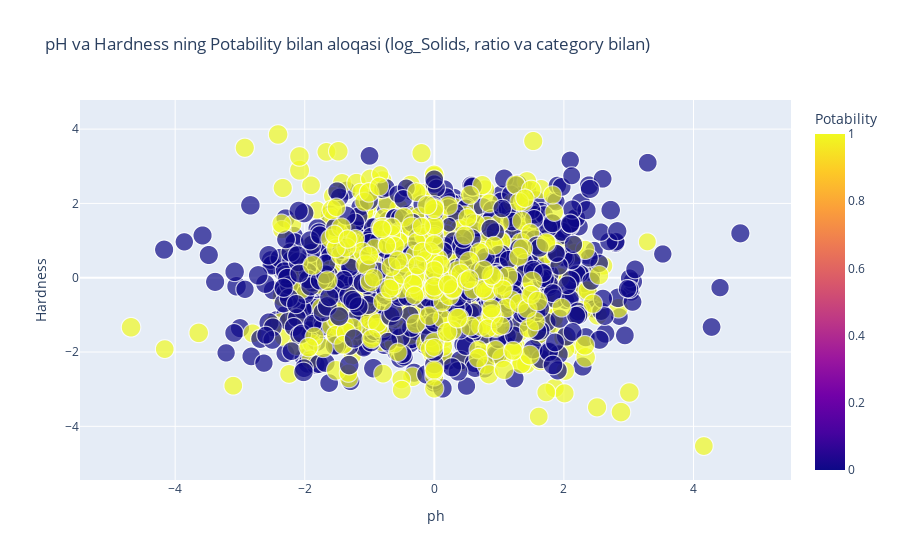

Here is the notebook cell this chart was saved with:
### Markdown cell above
# 📈 Correlation Visualization with Plotly Express

After performing **feature engineering**, we now visualize the correlation matrix using an **interactive heatmap**.  
This helps us:  
- Detect highly correlated features.  
- Understand which engineered features have stronger relationships with the target (`Potability`).  
- Interactively explore feature interactions.  

### ✅ Plotly Express

### Code cell
import plotly.express as px

fig = px.scatter(df,x='ph',y='Hardness', color='Potability', size='log_Solids', hover_data=['Chloramines','Conductivity','sulfate_chloramine_ratio','hardness_solid_ratio','ph_category_neutral','ph_category_alkaline'],
                 title='pH va Hardness ning Potability bilan aloqasi (log_Solids, ratio va category bilan)')
fig.show()

### Figure 1 — Plotly figure (JSON) as saved in the notebook; plotly's stock layout.template omitted (floating-point values rounded to 4 significant figures; data arrays with more than 128 entries replaced by an {"elided": "..."} marker saying what was removed)
{"data": [{"customdata": {"elided": "3276x6 mixed values"}, "hovertemplate": "ph=%{x}<br>Hardness=%{y}<br>log_Solids=%{marker.size}<br>Chloramines=%{customdata[0]}<br>Conductivity=%{customdata[1]}<br>sulfate_chloramine_ratio=%{customdata[2]}<br>hardness_solid_ratio=%{customdata[3]}<br>ph_category_neutral=%{customdata[4]}<br>ph_category_alkaline=%{customdata[5]}<br>Potability=%{marker.color}<extra></extra>", "legendgroup": "", "marker": {"color": {"elided": "3276 int values"}, "coloraxis": "coloraxis", "size": {"elided": "3276 float values"}, "sizemode": "area", "sizeref": 0.02756, "symbol": "circle"}, "mode": "markers", "name": "", "showlegend": false, "type": "scattergl", "x": {"elided": "3276 float values"}, "xaxis": "x", "y": {"elided": "3276 float values"}, "yaxis": "y"}], "layout": {"coloraxis": {"colorbar": {"title": {"text": "Potability"}}, "colorscale": [[0, "#0d0887"], [0.1111, "#46039f"], [0.2222, "#7201a8"], [0.3333, "#9c179e"], [0.4444, "#bd3786"], [0.5556, "#d8576b"], [0.6667, "#ed7953"], [0.7778, "#fb9f3a"], [0.8889, "#fdca26"], [1, "#f0f921"]]}, "legend": {"itemsizing": "constant", "tracegroupgap": 0}, "title": {"text": "pH va Hardness ning Potability bilan aloqasi (log_Solids, ratio va category bilan)"}, "xaxis": {"anchor": "y", "domain": [0, 1], "title": {"text": "ph"}}, "yaxis": {"anchor": "x", "domain": [0, 1], "title": {"text": "Hardness"}}}}
